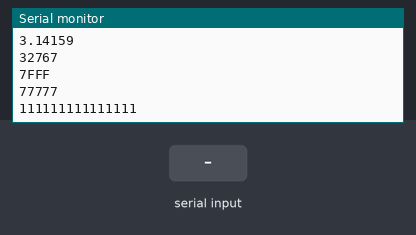
Bench run of a sketch on a simulated Arduino Uno, built with avr-gcc and run on an emulated ATmega328P. On the bench: the last lines printed to the serial monitor. The test bench sets the inputs (shaded band).

Above: at 1.3 s.
1.4 s: "90,45\n" received over Serial
At 2.2 s:
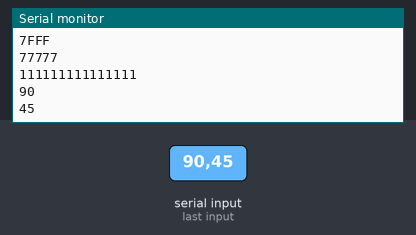
2.9 s: "30,150\n" received over Serial
At 4.8 s:
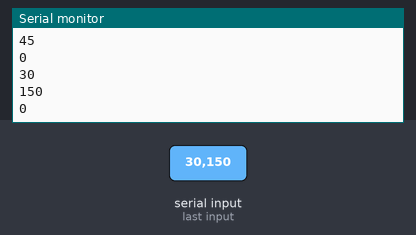
Timing chart, 0 to 6.3 s (numbered marks = the images above; inputs shaded):
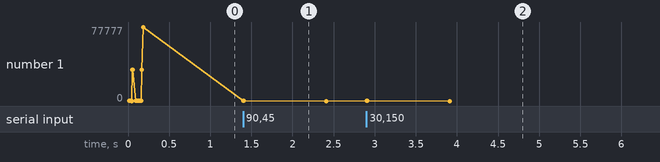

Measured:
- after the input at 1.4 s, the serial monitor: prints a new line at once (image 1)
- after the input at 2.9 s, the serial monitor: prints a new line at once (image 2)

The sketch:

test1.ino
```cpp
#define pi 3.141592653589793238; //константа, не является переменной и не изменяется просто константа это сокращение числа для удобства, так же нельзя как-либо выводить
int a = 10; //Целое число принимает от -32768 до 32767; вес 2 байта
float b = 10.0; //Дробное число (десятичная дробь), точность 6-7 знаков; вес 4 байта
char c = 'a'; //Символ, может принять один любой символ из ASCII (-128-127); вес 1 байт
byte n = 1; //Байт, может принять значение от 0 до 255; вес 1 байт
float x = 1.0;
boolean y = true; //Логиский тип данных принимает только 0 (false) и 1 (true); вес 1 байт
#include <Servo.h>; //Включение библиотеки/файла
const int l; //Константа, невозможно поменять в дальнейшем данную переменную, без указания чему равен int, он принимает значение 0
char p = 't';
int h = 32767;
unsigned int h1 = 32768; //Принимает значения от 0 до 65535, вместо unsigned можно использовать word, они эквивалентны; вес 2 байта
long h2 = 2000000000; //Тоже что и int, только от -2 147 483 648 до 2 147 483 647, есть такой-же как и в int вариант unsigned long; вес 4 байта
double u = 1.0; //Эквивалентно float; вес 4 байта
String j = "this is a string";

void setup() {
  // put your setup code here, to run once:
  Serial.begin(9600); //Скорость обработки байтов, обязательно к указанию
  Serial.println("Hello, World!");
  Serial.println(a);Serial.println(b);Serial.println(c);Serial.println(n);
  float g = (float)a/b*n*pi; //(float)a перевод переменной из int в float
  Serial.println(g);Serial.println(y);Serial.println(l);Serial.println(p);Serial.println(h);Serial.println(h1);Serial.println(h2);Serial.println(j);

  //Математические операции
  Serial.println(sq(2)); //Возведение в степень 2
  Serial.println(sqrt(4)); //Возведение в квадратный корень
  Serial.println(abs(-1)); //Модуль
  Serial.println(sin(sqrt(3)/2)); //Синус
  Serial.println(cos(sqrt(3)/2)); //Косинус
  Serial.println(tan(sin(sqrt(3)/2)/cos(sqrt(3)/2))); //Тангенс
  Serial.println(round(g)); //Округление
  Serial.println(ceil(g)); //Округление в большую сторону
  Serial.println(floor(g)); //Округление в меньшую сторону
  Serial.println(pow(2, 3)); //Возведение в степень, 1-ое значение основание, 2-ое степень.

  //Укорочение слож. выч. и т.д.
  g += 10.0;
  g -= 10.0;
  g *= 2.0;
  g /= 2.0;
  g++; // +1
  g--; // -1
  g++;

  float o = 1*pi;
  Serial.println(g);Serial.println(o);
  Serial.println(o, 5); //Второе значение - кол-во знаков после запятой при выводе

  //Тип системы исчисления (десят. двоич. восьм. и т.д.)
  Serial.println(h, DEC);
  Serial.println(h, HEX);
  Serial.println(h, OCT);
  Serial.println(h, BIN);


}

void loop() {
  // put your main code here, to run repeatedly:
  /*
  if (x == 1.0){
    Serial.print("aboba");
  }
  */

  /*
  if (Serial.available() > 0) { //Проверка буфера на наличие входящих данных
    byte p = Serial.read(); //Прочитать входящие данные в символьном формате согласно ASCII, т.е. можно ввести любые символы из ASCII, а на выводе будет кодировка данного символа в int/byte/long/word
    Serial.println(p);
  }
  */

  /*
  if (Serial.available() > 0) {
    char y = Serial.read(); //Прочитать один любой символ
    Serial.print(y);
  }
  */

  /*
  if (Serial.available() > 0) {
    int s = Serial.read() - '0'; //Прочитать данные в целочисленном формат
    Serial.println(s);
  }
  */

  if (Serial.available() > 0) {
    long z = Serial.parseInt(); //Складывает число из полученных цифр. Т.е если ввели 123, оно объеденит каждую цифру в числе обратно в 123.
    Serial.println(z);
    Serial.flush(); //Очищает буфер порта
  }

}
//Первый тест скетч здесь заканчивается. Пу пу пу.
```
